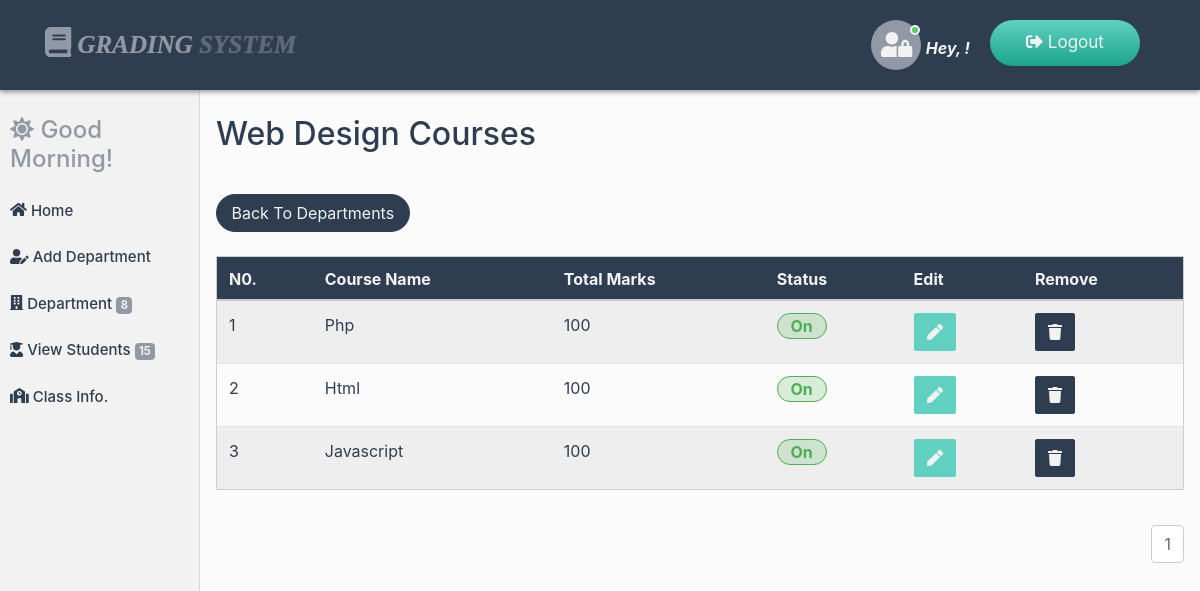
Screenshot of /dos-dashboard/view_courses.php?department=1 (signed in) with the database file from the repository.
### tables this page shows
CREATE TABLE `department` (
  `dep_ID` int(20) NOT NULL,
  `dep_Name` varchar(200) NOT NULL,
  `status` varchar(20) NOT NULL
);

CREATE TABLE `courses` (
  `course_ID` int(20) NOT NULL,
  `course_Name` varchar(200) NOT NULL,
  `dep_ID` int(20) NOT NULL,
  `total_Marks` int(20) NOT NULL,
  `status` varchar(20) NOT NULL
);

### dos-dashboard/view_courses.php (the view, shortened to what this page needs)
<?php
include("../connection/connect.php");
include("session/session.php");
$retr = "Select * From users where user_ID = '$session_Id'";
$run_retr = mysqli_query($con, $retr);
$row_retr = mysqli_fetch_array($run_retr);
$fname = $row_retr['user_Fname'];
if(isset($_GET['department'])){
    $dept = $_GET['department'];
    $select = "select * from department where dep_ID = '$dept'";
    $run_select = mysqli_query($con,$select);
    $fetch_select = mysqli_fetch_array($run_select);
    $dname = $fetch_select['dep_Name'];
}
?>
<!DOCTYPE html>
<html lang="en">
<head>
<link rel="stylesheet" href="../css/bootstrap.min.css">
<link rel="stylesheet" href="../css/all.min.css">
<link rel="stylesheet" href="../css/main.css">
<link rel="stylesheet" href="../css/animate.css">
</head>
<body>
<nav class="navbar navbar-expand-md bg-dark navbar-dark fixed-top main-nav">
  <div class="container">
        <a class="navbar-brand" href="index.php"><i class="fas fa-book logo-icon"></i> Grading <span class="fat">System</span></a>
      <ul class="nav navbar-nav ml-auto lang-switcher">
      <li class="nav-item">
      <span class="user-img">
        <span class="user-icon">
          <i class="fas fa-user-lock"></i>
        </span>
        <span class="status online"></span>
      </span> <span class="hello-user">Hey, <?php echo $fname;?>!</span>
      </li>
      <li class="nav-item">
        <a class="nav-link" href="logout.php">
        <i class="fas fa-sign-out-alt"></i> Logout</a>
      </li>
      </ul>
    </div>
</nav>
<div class="container-fluid">
  <div class="row">
    <nav class="col-md-2 d-none d-md-block sidebar">
      <div class="sidebar-sticky">
        <div class="dash-salute wow bounceInLeft" data-wow-duration="2s">
            <?php
            $time = date("H");
            if(($time >="0") && ($time <"12")){
                echo"<h4><i class='fas fa-sun'></i> Good Morning!</h4>";
            }
            ?>
        </div>
        <ul class="nav flex-column dash-nav">
          <li class="nav-item">
          <a href="index.php" class="nav-link">
          <i class="fa fa-home dash-icon"></i> Home</a></li>
          <li class="nav-item">
          <a href="add_department.php" class="nav-link">
          <i class="fas fa-user-edit"></i> Add Department</a></li>
          <li class="nav-item">
          <a href="view_department.php" class="nav-link"><i class="fa fa-building"></i>  Department
          <span class="badge badge-primary">
              <?php
              $count = "Select count(*) as NberOfData from department";
              $run_count = mysqli_query($con, $count);
              $row_count = mysqli_fetch_array($run_count);
              $count_data = $row_count['NberOfData'];
              echo $count_data;
              ?>
          </span>
          </a></li>
          <li class="nav-item">
          <a href="view_students.php" class="nav-link">
          <i class="fas fa-user-graduate"></i> View Students
          <span class="badge badge-primary">
              <?php
              $count = "Select count(*) as NberOfData from student";
              $run_count = mysqli_query($con, $count);
              $row_count = mysqli_fetch_array($run_count);
              $count_data = $row_count['NberOfData'];
              echo $count_data;
              ?>
          </span>
          </a></li>
          <li class="nav-item">
          <a href="class_info.php" class="nav-link">
          <i class="fas fa-school"></i> Class Info.
          </a></li>
        </ul>
      </div>
    </nav>
    <main role="main" class="col-md-10 ml-sm-auto px-3">
      <div class="dash-output-section">
        <h2><?php echo $dname;?> Courses </h2>
        <a class="btn btn-primary back-btn mt-3"
        href="view_department.php"><span>Back To Departments</span></a>
        <div class="table-responsive">
          <table class="table table-striped mt-4">
           <thead>
            <th>N0.</th>
            <th>Course Name</th>
            <th>Total Marks</th>
            <th>Status</th>
            <th>Edit</th>
            <th>Remove</th>
           </thead>
             <?php
              $select = "Select courses.course_ID,courses.course_Name,
                        courses.total_Marks,department.dep_Name FROM courses INNER JOIN department
                        ON courses.dep_ID = department.dep_ID AND department.dep_ID = '$dept'";
              $run_select = mysqli_query($con, $select);
              $number_of_results = mysqli_num_rows($run_select);
              $results_per_page = 5;
              $nber_of_Pages = ceil($number_of_results / $results_per_page);
              if(!isset($_GET['page'])){
                  $page = 1;
                }
                else{
                  $page = $_GET['page'];
                }
              $this_page_first_result = ($page - 1) * $results_per_page;
              $select = "Select courses.course_ID,courses.course_Name,courses.status,
                        courses.total_Marks,department.dep_Name FROM courses INNER JOIN department
                        ON courses.dep_ID = department.dep_ID AND department.dep_ID = '$dept'
              LIMIT " . $this_page_first_result . ',' . $results_per_page;
              $run_select = mysqli_query($con, $select);
              $num = $this_page_first_result;
              while($row_select = mysqli_fetch_array($run_select)){
               $cId = $row_select['course_ID'];
               $cName = $row_select['course_Name'];
               $marks = $row_select['total_Marks'];
               $status = $row_select['status'];
               $num++;
              ?>
              <tr>
              <td><?php echo $num; ?></td>
              <td><?php echo $cName; ?></td>
              <td><?php echo $marks; ?></td>
                <td>
                <?php
                  if($status=== "Off"){
                    echo "<span class='off'>$status</span>";
                  }
                  elseif($status=== "On"){
                    echo "<span class='on'>$status</span>";
                  }
                  else{
                    echo $status;
                  }
                ?></td>
              <td><a href="updates/update_courses.php?editCrs=<?php echo $cId;?>">
              <button type="button" class="btn btn-success"
              title="Update"><span class="fa fa-pen"></span></button></a></td>
              <td>
              <button type="button" class="btn btn-danger"
              title="Remove" data-toggle="modal" data-target="#remove<?php echo $cId;?>">
              <span class="fa fa-trash"></span></button></td>
              </tr>
              <?php }?>
          </table>
          <ul class="pagination justify-content-end">
          <?php
          for($i=1; $i<=$nber_of_Pages; $i+=1){
              echo '<li class="page-item"><a
              class="page-link"
              href="view_courses.php?department='.$dept.'&page='. $i .'"> '. $i .' </a></li>';
          }
          ?>
          </ul>
      </div>
    </main>
  </div>
</div>
</body>
</html>

### rows the page displays
department: dep_Name "Web Design"
courses: course_Name "Php", total_Marks "100", status "On"
courses: course_Name "Html", total_Marks "100", status "On"
courses: course_Name "Javascript", total_Marks "100", status "On"

### other values shown
$count_data "8"
$count_data "15"
$i "1"
